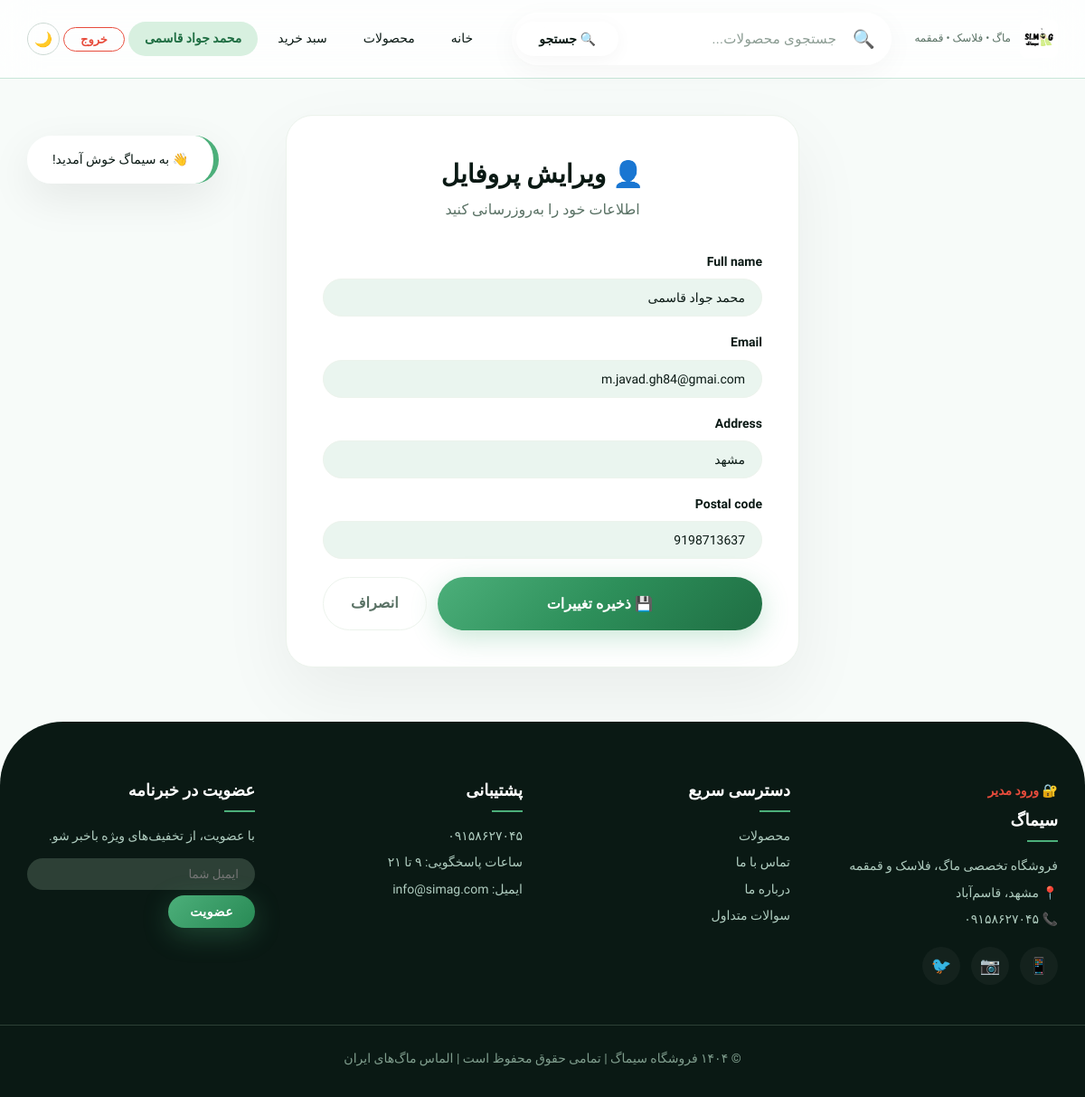
The app's page /accounts/edit-profile/ (signed in) with its own data.
### accounts/models.py (models this page shows, shortened)
class User(AbstractUser):
    username = None
    phone = models.CharField(max_length=11, unique=True)
    is_verified = models.BooleanField(default=False)
    full_name = models.CharField(max_length=100, blank=True, null=True)
    email = models.EmailField(blank=True, null=True)
    address = models.TextField(blank=True, null=True)
    postal_code = models.CharField(max_length=10, blank=True, null=True)
    USERNAME_FIELD = 'phone'
    REQUIRED_FIELDS = ['email']
    objects = UserManager()

### accounts/views.py (the view)
# urls.py: path('edit-profile/', views.edit_profile, name='edit_profile'),
@login_required
def edit_profile(request):
    if request.method == 'POST':
        form = UserUpdateForm(request.POST, instance=request.user)
        if form.is_valid():
            form.save()
            messages.success(request, '✅ اطلاعات با موفقیت به‌روزرسانی شد!')
            return redirect('accounts:dashboard')
    else:
        form = UserUpdateForm(instance=request.user)
    return render(request, 'accounts/edit_profile.html', {'form': form})

### accounts/forms.py (shortened to what this page needs)
class UserUpdateForm(forms.ModelForm):
    class Meta:
        model = User
        fields = ['full_name', 'email', 'address', 'postal_code']
        widgets = {
            'address': forms.Textarea(attrs={'rows': 3, 'placeholder': 'آدرس خود را وارد کنید'}),
        }

### accounts/templates/accounts/edit_profile.html (shortened to what this page needs)
{% extends 'base.html' %}
{% load static %}
{% block content %}
<div class="edit-profile-container">
    <div class="edit-profile-box">
        <div class="edit-profile-header">
            <div class="edit-profile-title">👤 ویرایش پروفایل</div>
            <div class="edit-profile-sub">اطلاعات خود را به‌روزرسانی کنید</div>
        </div>
        <form method="post">
            {% for field in form %}
            <div class="form-group">
                <label for="{{ field.id_for_label }}" class="form-label">{{ field.label }}</label>
                {% if field.field.widget.input_type == 'textarea' %}
                <textarea name="{{ field.name }}" id="{{ field.id_for_label }}" class="form-textarea" rows="3">{% if field.value %}{{ field.value }}{% endif %}</textarea>
                {% else %}
                <input type="{{ field.field.widget.input_type|default:'text' }}" name="{{ field.name }}" id="{{ field.id_for_label }}" class="form-input" value="{% if field.value %}{{ field.value }}{% endif %}" placeholder="{{ field.label }}">
                {% endif %}
            </div>
            {% endfor %}
            <div class="form-actions">
                <button type="submit" class="btn-save">💾 ذخیره تغییرات</button>
                <a href="{% url 'accounts:dashboard' %}" class="btn-cancel">انصراف</a>
            </div>
        </form>
    </div>
</div>
{% endblock %}

### templates/base.html (shortened to what this page needs)
<!DOCTYPE html>
{% load static %}
<html lang="fa" dir="rtl">
<head>
</head>
<body>
    <header class="header" id="mainHeader">
        <div class="container header-inner">
            <a href="{% url 'products:home' %}" class="logo">
                <img src="{% static 'images/logo.png' %}" alt="سیماگ" onerror="this.style.display='none'; this.nextElementSibling.style.display='flex'">
                <small>ماگ • فلاسک • قمقمه</small>
            </a>
            <div class="search-wrapper">
                <div class="search-container" id="searchContainer">
                    <span class="search-icon">🔍</span>
                    <input type="text" class="search-input" id="searchInput" placeholder="جستجوی محصولات..." autocomplete="off" onfocus="showSuggestions()" onblur="hideSuggestions()" oninput="handleSearchInput()" />
                    <button class="search-btn" onclick="performSearch()">🔍 جستجو</button>
                </div>
            </div>
            <div class="nav" id="mainNav">
                <a href="{% url 'products:home' %}">خانه</a>
                <a href="{% url 'products:product_list' %}">محصولات</a>
                <a href="{% url 'cart:cart_detail' %}">سبد خرید</a>
                {% if user.is_authenticated %}
                <a href="{% url 'accounts:profile' %}" style="font-weight:600;color:#1f6e43;background:#d8f0e0;padding:6px 18px;border-radius:30px;">
                    {{ user.full_name|default:user.phone }}
                </a>
                <form method="post" action="{% url 'accounts:logout' %}" style="display:inline;">
                    <button type="submit" style="background:transparent;border:1.5px solid #e74c3c;color:#e74c3c;padding:5px 18px;border-radius:30px;font-weight:600;font-size:13px;cursor:pointer;font-family:inherit;">خروج</button>
                </form>
                {% endif %}
                <button class="dark-toggle" onclick="toggleDarkMode()">🌙</button>
            </div>
        </div>
    </header>
    <main class="container">
        {% block content %}
        {% endblock %}
    </main>
    <div class="toast-container" id="toastContainer"></div>
    <footer class="footer">
        <div class="container footer-inner">
            <div class="footer-col">
                <a href="{% url 'accounts:admin_login' %}" style="color:#e74c3c;font-weight:600;">🔐 ورود مدیر</a>
                <h4>سیماگ</h4>
                <p>فروشگاه تخصصی ماگ، فلاسک و قمقمه</p>
                <p>📍 مشهد، قاسم‌آباد</p>
                <p>📞 ۰۹۱۵۸۶۲۷۰۴۵</p>
                <div class="footer-social">
                    <a href="#">📱</a>
                    <a href="#">📷</a>
                    <a href="#">🐦</a>
                </div>
            </div>
            <div class="footer-col">
                <h4>دسترسی سریع</h4>
                <a href="{% url 'products:product_list' %}">محصولات</a>
                <a href="{% url 'products:contact' %}">تماس با ما</a>
                <a href="#">درباره ما</a>
                <a href="#">سوالات متداول</a>
            </div>
            <div class="footer-col">
                <h4>پشتیبانی</h4>
                <a href="#">۰۹۱۵۸۶۲۷۰۴۵</a>
                <a href="#">ساعات پاسخگویی: ۹ تا ۲۱</a>
                <a href="#">ایمیل: info@simag.com</a>
            </div>
            <div class="footer-col">
                <h4>عضویت در خبرنامه</h4>
                <p>با عضویت، از تخفیف‌های ویژه باخبر شو.</p>
                <div style="display:flex;gap:6px;margin-top:12px;flex-wrap:wrap;">
                    <input type="email" placeholder="ایمیل شما" style="flex:1;padding:10px 18px;border-radius:40px;border:none;font-family:inherit;background:#2d4036;color:#fff;min-width:160px;outline:none;">
                    <button class="btn-primary" style="padding:10px 24px;font-size:14px;">عضویت</button>
                </div>
            </div>
        </div>
        <div class="container footer-bottom">
            © ۱۴۰۴ فروشگاه سیماگ | تمامی حقوق محفوظ است | الماس ماگ‌های ایران
        </div>
    </footer>
</body>
</html>

### accounts/templates/accounts/edit_profile.html (style rules this page uses)
.edit-profile-container { max-width: 600px; margin: 40px auto; padding: 0 16px; }
.edit-profile-box { background: var(--white); border-radius: 30px; padding: 40px; border: 1px solid #ecf3ec; box-shadow: var(--shadow); }
.edit-profile-header { text-align: center; margin-bottom: 30px; }
.edit-profile-title { font-size: 28px; font-weight: 900; color: var(--dark); }
.edit-profile-sub { color: var(--gray); }
.form-group { margin-bottom: 16px; }
.form-label { display: block; font-weight: 600; color: var(--dark); margin-bottom: 6px; font-size: 14px; }
.form-input { width: 100%; padding: 12px 18px; border-radius: 30px; border: 1.5px solid #ecf3ec; font-family: inherit; font-size: 14px; transition: all 0.3s ease; background: var(--primary-soft); color: var(--dark); outline: none; }
.form-actions { display: flex; gap: 12px; margin-top: 20px; }
.btn-save { flex: 1; padding: 14px; border-radius: 60px; border: none; background: linear-gradient(135deg, #4caf7a 0%, #2d8f5a 50%, #1f6e43 100%); color: #fff; font-weight: 700; font-size: 16px; cursor: pointer; transition: all 0.3s ease; box-shadow: 0 8px 30px rgba(76, 175, 122, 0.3); font-family: inherit; }
.btn-cancel { padding: 14px 30px; border-radius: 60px; border: 1.5px solid #ecf3ec; color: var(--gray); font-weight: 600; font-size: 16px; text-decoration: none; transition: all 0.3s ease; text-align: center; background: transparent; font-family: inherit; cursor: pointer; }

### records on screen
User: full_name "محمد جواد قاسمی", full_name "محمد جواد قاسمی" "m.javad.gh84@gmai.com" "مشهد" "9198713637"

### other values on screen
{{ field.label }} "Full name" "Email" "Address" "Postal code"
